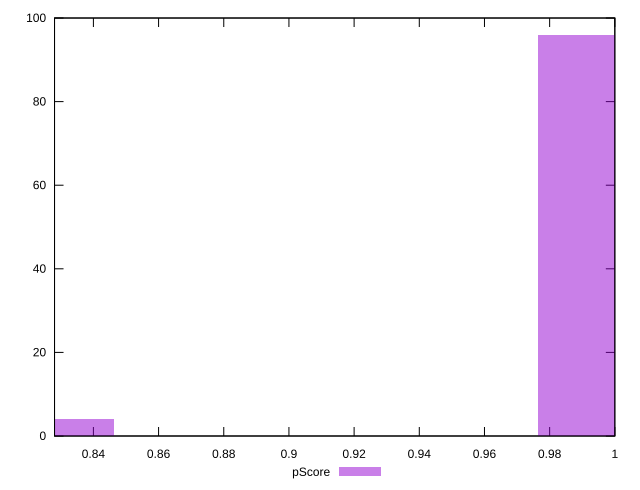

Write the gnuplot code that produced this figure.
reset

$pScore <<EOF
0.8245933712526174 4
0.9981919757268527 96
EOF

set key outside below
set boxwidth 0.04339965111855881
set xrange [0.8280724101476665:0.9999999652181568]
set yrange [0:100]
set trange [0:100]
set style fill transparent solid 0.5 noborder
set terminal svg size 640, 490 enhanced background rgb 'white'
set output "reports/report_00031_2021-02-24T23-18-18.084Z/cumulative-layout-shift/samples/card/pScore/histogram.svg"

plot $pScore title "pScore" with boxes

reset
